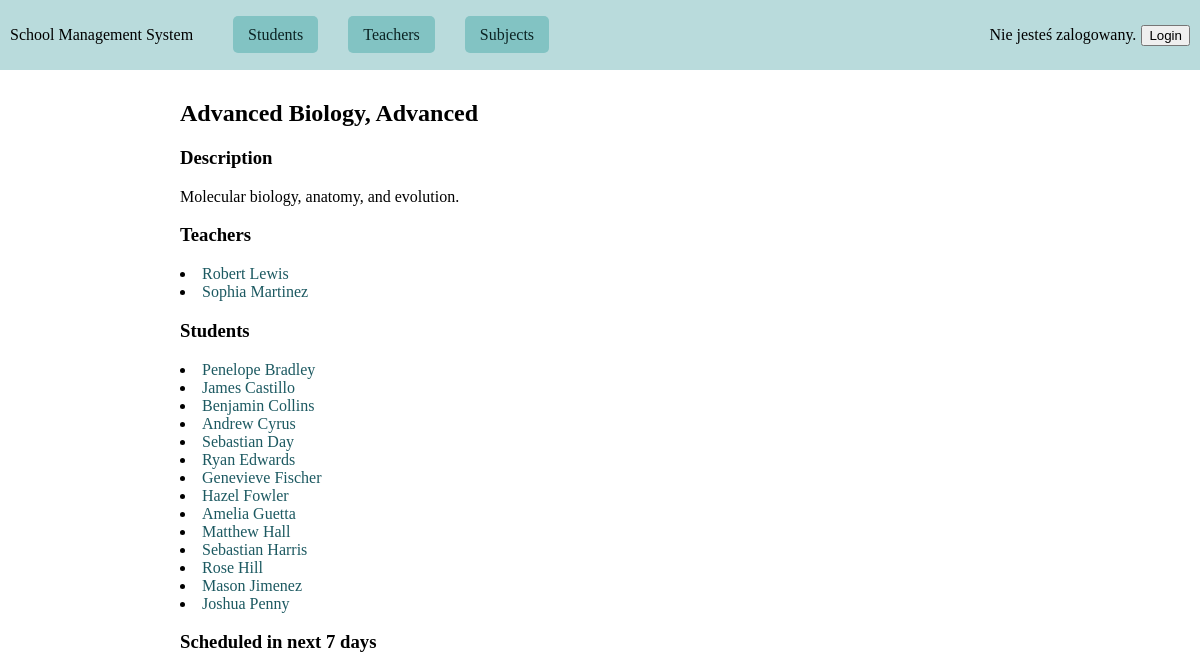
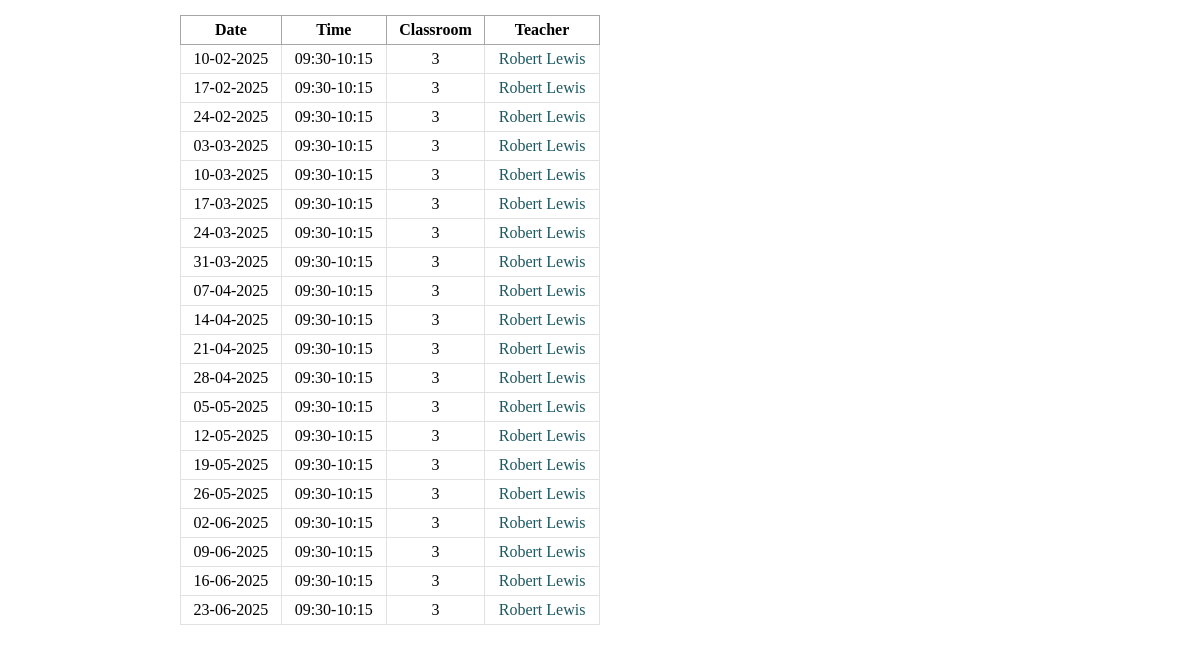
Before: /data/subjects/10/ with the older database file (2 pictures, top to bottom).
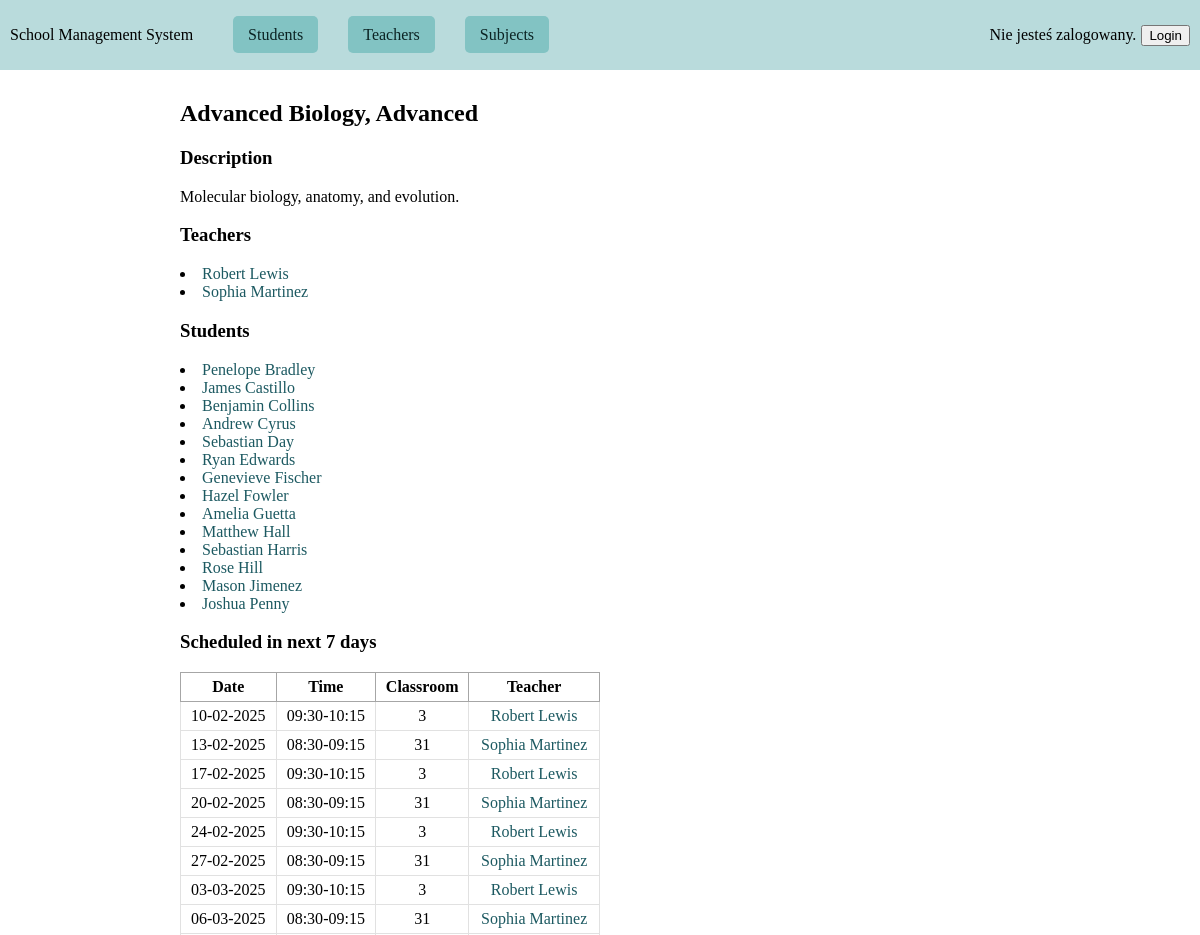
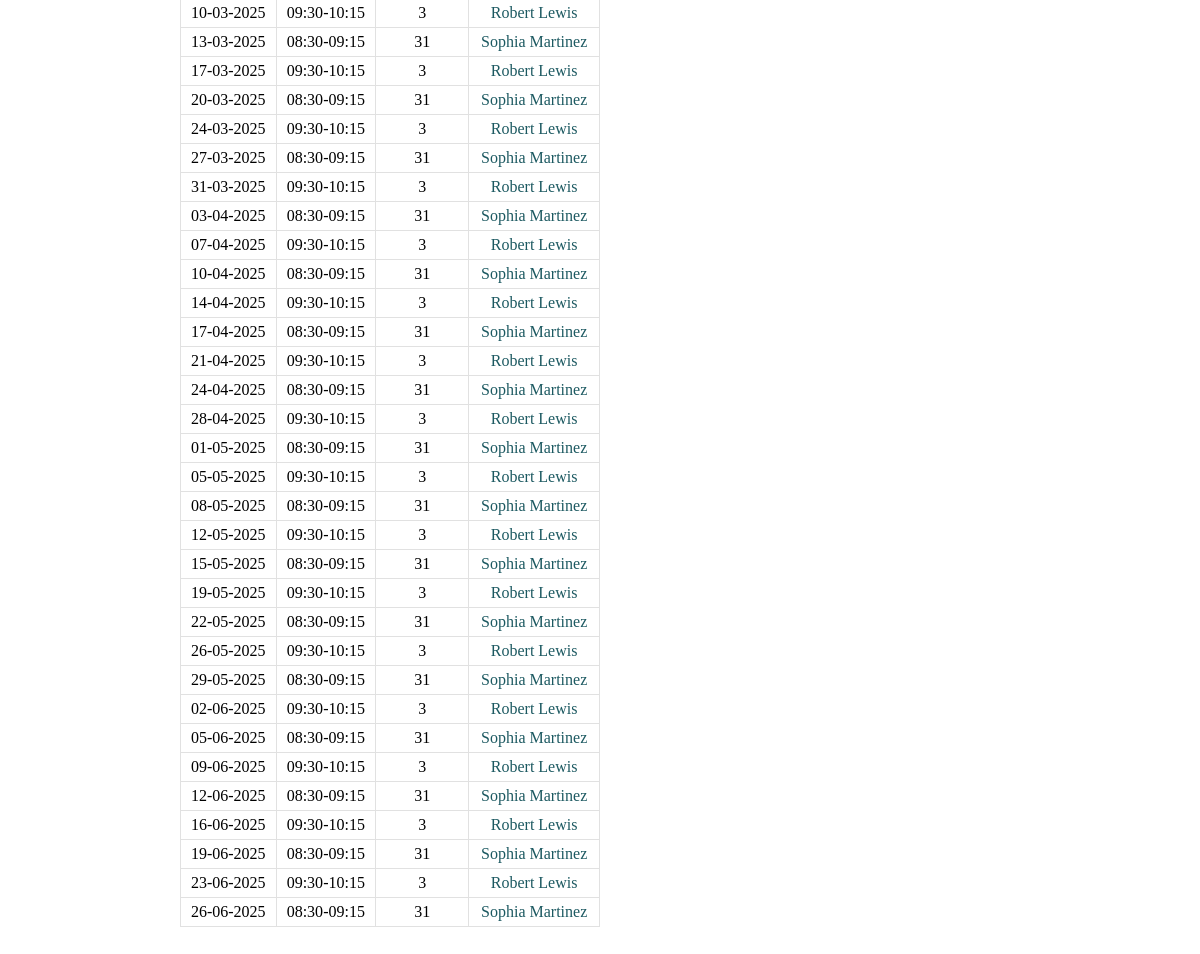
After: the same page with the newer database file (2 pictures, top to bottom).
### schooldata/models.py (models this page shows, shortened)
class Teacher(models.Model):
    first_name = models.CharField(max_length=32,null=False, blank=False)
    last_name = models.CharField(max_length=32,null=False, blank=False)
    hired = models.DateField(null=False, blank=False)
    qualifications = models.TextField(null=False, blank=False)
    subjects = models.ManyToManyField("Subject", related_name="teachers_of_subject")
    user = models.OneToOneField(User, on_delete=models.CASCADE, null=True, blank=True)
    class Meta:
        ordering = ['last_name', 'first_name']

class Student(models.Model):
    user = models.OneToOneField(User, on_delete=models.CASCADE, null=True, blank=True)
    first_name = models.CharField(max_length=32)
    last_name = models.CharField(max_length=32)
    date_of_birth = models.DateField()
    gpa = models.DecimalField(max_digits=3, decimal_places=2)
    expected_graduation = models.IntegerField()
    class Meta:
        ordering = ['last_name', 'first_name']
        indexes = [
            Index(fields=['id','last_name']),
        ]

class Schedule(models.Model):
    class_room = models.ForeignKey(ClassRoom, on_delete=models.CASCADE)
    teacher = models.ForeignKey(Teacher, on_delete=models.CASCADE)
    subject = models.ForeignKey(Subject, on_delete=models.CASCADE)
    date = models.DateField(null=False, blank=False)
    time = models.TimeField(null=False, blank=False)
    end_time = models.TimeField(null=True, blank=True)
    recurring = models.BooleanField(default=False)
    end_date = models.DateField(null=True, blank=True)
    class Meta:
        unique_together = ('class_room', 'date','time')
        ordering = ['class_room', '-date', 'time']
        indexes = [
            Index(fields=['class_room', 'date']),
        ]

class ClassRoom(models.Model):
    room_number = models.IntegerField(primary_key=True,null=False, blank=False, unique=True)
    seats = models.IntegerField(null=False, blank=False)
    beamer = models.BooleanField(default=False)
    lab = models.IntegerField(choices=LAB, default=0)
    class Meta:
        ordering = ['room_number']
        constraints = [
            CheckConstraint(check=Q(seats__gt=0), name='seats_gt_zero'),
        ]
        indexes = [
            Index(fields=['room_number']),
        ]

### schooldata/views.py (the view)
# urls.py: path("subjects/<int:pk>/", SubjectDetailView.as_view(), name="subjects-details"),
class SubjectDetailView(DetailView):
    model = Subject
    template_name = "schooldata/subject_detail.html"
    context_object_name = "subject"
    def get_queryset(self):
        return Subject.objects.prefetch_related("students", "teachers")
    def get_context_data(self, **kwargs):
        today = date.today()
        context = super().get_context_data(**kwargs)
        subject = self.object
        context['teachers'] = subject.teachers.values("id", "first_name", "last_name")
        context['students'] = subject.students.values("id", "first_name", "last_name")
        context['schedules'] = (
            Schedule.objects.filter(subject=subject).filter(date__lte=today+timedelta(days=7))
            .select_related("teacher", "class_room").order_by('date')
        )
        return context

### schooldata/models.py (called while the page is built)
    def __str__(self):
        level_name = dict(LEVELS).get(self.level)
        return f"{self.name}, {level_name}"

### schooldata/templates/schooldata/subject_detail.html (shortened to what this page needs)
{% extends 'schooldata/base.html' %}
{% block content %}
<div class="content">
        <h2>{{subject}}</h2>
        <h3>Description</h3>
        {{subject.description}}
        <h3>Teachers</h3>
            {% for teacher in teachers %}
                <li><a href="{% url 'teacher-details' teacher.id %}" class="data-link">{{ teacher.first_name }} {{ teacher.last_name }}</a></li>
            {% empty %}
                <li>No subjects available.</li>
            {% endfor %}
        <h3>Students</h3>
            {% for student in students %}
                <li><a href="{% url 'student-details' student.id %}" class="data-link">{{ student.first_name }} {{ student.last_name }}</a></li>
            {% empty %}
                <li>No subjects available.</li>
            {% endfor %}
        <h3>Scheduled in next 7 days</h3>
        <table class="schedule-table">
                <thead>
                        <tr>
                                <th>Date</th>
                                <th>Time</th>
                                <th>Classroom</th>
                                <th>Teacher</th>
                        </tr>
                </thead>
                <tbody>
                    {% for schedule in schedules %}
                        <tr>
                                <td>{{schedule.date|date:"d-m-Y" }}</td>
                                <td>{{schedule.time|time:"H:i"}}-{{schedule.end_time|time:"H:i"}}</td>
                                <td>{{schedule.class_room.room_number}}</td>
                                <td><a href="{% url 'teacher-details' schedule.teacher.id %}" class="data-link">{{schedule.teacher.first_name}} {{schedule.teacher.last_name}}</a></td>
                        </tr>
                    {% endfor %}
                </tbody>
        </table>
</div>
{% endblock %}

Changed rows visible on the page:
added Schedule: date "13-02-2025", time "08:30", end_time "09:15", class_room.room_number "31", teacher.first_name "Sophia", teacher.last_name "Martinez"
added Schedule: date "20-02-2025", time "08:30", end_time "09:15", class_room.room_number "31", teacher.first_name "Sophia", teacher.last_name "Martinez"
added Schedule: date "27-02-2025", time "08:30", end_time "09:15", class_room.room_number "31", teacher.first_name "Sophia", teacher.last_name "Martinez"
added Schedule: date "06-03-2025", time "08:30", end_time "09:15", class_room.room_number "31", teacher.first_name "Sophia", teacher.last_name "Martinez"
added Schedule: date "13-03-2025", time "08:30", end_time "09:15", class_room.room_number "31", teacher.first_name "Sophia", teacher.last_name "Martinez"
added Schedule: date "20-03-2025", time "08:30", end_time "09:15", class_room.room_number "31", teacher.first_name "Sophia", teacher.last_name "Martinez"
added Schedule: date "27-03-2025", time "08:30", end_time "09:15", class_room.room_number "31", teacher.first_name "Sophia", teacher.last_name "Martinez"
added Schedule: date "03-04-2025", time "08:30", end_time "09:15", class_room.room_number "31", teacher.first_name "Sophia", teacher.last_name "Martinez"
added Schedule: date "10-04-2025", time "08:30", end_time "09:15", class_room.room_number "31", teacher.first_name "Sophia", teacher.last_name "Martinez"
added Schedule: date "17-04-2025", time "08:30", end_time "09:15", class_room.room_number "31", teacher.first_name "Sophia", teacher.last_name "Martinez"
added Schedule: date "24-04-2025", time "08:30", end_time "09:15", class_room.room_number "31", teacher.first_name "Sophia", teacher.last_name "Martinez"
added Schedule: date "01-05-2025", time "08:30", end_time "09:15", class_room.room_number "31", teacher.first_name "Sophia", teacher.last_name "Martinez"
added Schedule: date "08-05-2025", time "08:30", end_time "09:15", class_room.room_number "31", teacher.first_name "Sophia", teacher.last_name "Martinez"
added Schedule: date "15-05-2025", time "08:30", end_time "09:15", class_room.room_number "31", teacher.first_name "Sophia", teacher.last_name "Martinez"
added Schedule: date "22-05-2025", time "08:30", end_time "09:15", class_room.room_number "31", teacher.first_name "Sophia", teacher.last_name "Martinez"
added Schedule: date "29-05-2025", time "08:30", end_time "09:15", class_room.room_number "31", teacher.first_name "Sophia", teacher.last_name "Martinez"
added Schedule: date "05-06-2025", time "08:30", end_time "09:15", class_room.room_number "31", teacher.first_name "Sophia", teacher.last_name "Martinez"
added Schedule: date "12-06-2025", time "08:30", end_time "09:15", class_room.room_number "31", teacher.first_name "Sophia", teacher.last_name "Martinez"
added Schedule: date "19-06-2025", time "08:30", end_time "09:15", class_room.room_number "31", teacher.first_name "Sophia", teacher.last_name "Martinez"
added Schedule: date "26-06-2025", time "08:30", end_time "09:15", class_room.room_number "31", teacher.first_name "Sophia", teacher.last_name "Martinez"
